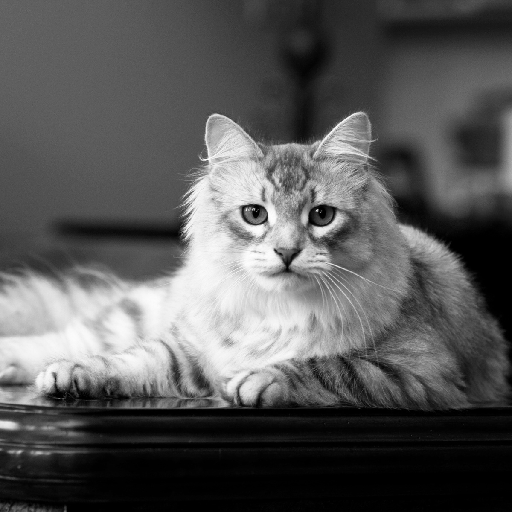
#> input picture modele_math/marvin_clean.png, 512 x 512 px
$ jupyter execute --allow-errors filtrage.ipynb
#> lines starting #> are read from the running program, lines starting #| are printed output that depends on the picture; after the words box and inside, x2 and y2 are one past the last pixel; in counts of white or black regions, pixels touching at a corner belong together
[cell 1]
import matplotlib.pyplot as plt
import numpy as np

# Section 1

[cell 2]
quality = 200 # mettre à 500 à la fin

#> (a cell that did not finish here is left out)

#> (a cell that did not finish here is left out)

#> (a cell that did not finish here is left out)

# Section 2

[cell 6]
marvin = plt.imread('marvin_clean.png')
#> marvin is the input picture: shape (512, 512) float32; min 0, max 1, mean 0.346
Marvin = np.fft.fft2(marvin) # compute fft2
Marvin = np.fft.fftshift(Marvin) # shift fft2

plt.figure(figsize=[10, 4])

plt.subplot(1,2,1)
im1 = plt.imshow(marvin, cmap='gray')
plt.title("Image de Marvin originale")
plt.xlabel("Pixels en x")
plt.ylabel("Pixels en y")
cb1 = plt.colorbar(im1)
cb1.set_label('Intensité')

plt.subplot(1,2,2)
im2 = plt.imshow(np.log(np.abs(Marvin)))
plt.title("Transformée de Fourier de Marvin")
plt.xlabel(r"Fréquence spatiale en x (pixel$^{-1}$)")
plt.ylabel(r"Fréquence spatiale en y (pixel$^{-1}$)")
cb2 = plt.colorbar(im2)
cb2.set_label('Contenu fréquentiel (échelle log 10)')

plt.tight_layout()
plt.savefig("marvin_og", dpi = quality)
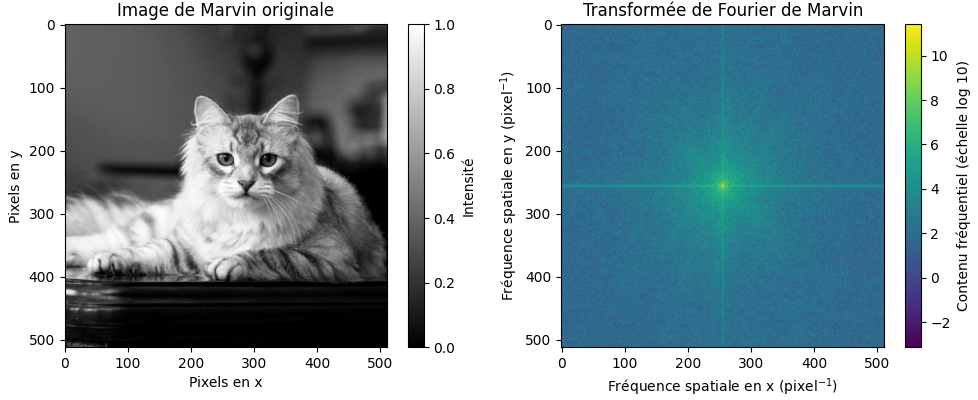
#> figure drawn by matplotlib, 4 panels

[cell 7]
def top_hat(fc):
#> called with fc = 50
    w = np.ones(marvin.shape)
    for i in range(w.shape[0]):
        for j in range(w.shape[1]):
            r2 = (i-511/2)**2 + (j-511/2)**2
            if r2 > fc**2:
                w[i,j] = 0
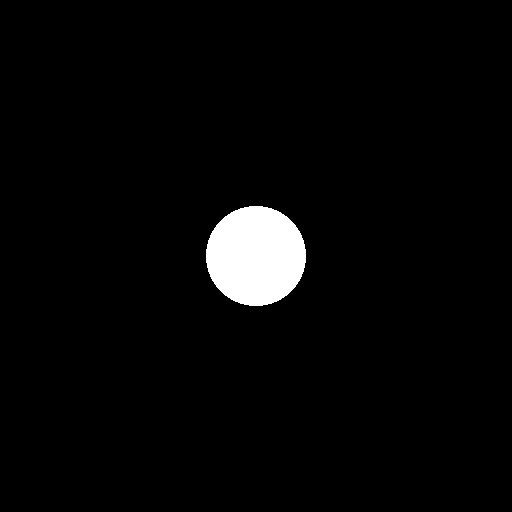
#> w: shape (512, 512) float64; values 0 (black) and 1 (white), 3% white; 1 white region, box (x1, y1, x2, y2) and area: (206, 206, 306, 306) 7860

    Marvin_filtered = Marvin*w

    plt.figure(figsize=[9,7])

    plt.subplot(2,2,1)
    im1 = plt.imshow(w)
    plt.title(r"Filtre passe-bas top-hat $f_c = $"+f"{fc}")
    plt.xlabel(r"Fréquence spatiale en x (pixel$^{-1}$)")
    plt.ylabel(r"Fréquence spatiale en y (pixel$^{-1}$)")
    cb1 = plt.colorbar(im1)
    cb1.set_label('Contenu fréquentiel')

    plt.subplot(2,2,2)
    im2 = plt.imshow(np.log(np.abs(Marvin))*w)
    plt.title("Transformée de Fourier de Marvin avec\nfiltre "+r"passe-bas top-hat $f_c = $"+f"{fc}")
    plt.xlabel(r"Fréquence spatiale en x (pixel$^{-1}$)")
    plt.ylabel(r"Fréquence spatiale en y (pixel$^{-1}$)")
    cb2 = plt.colorbar(im2)
    cb2.set_label('Contenu fréquentiel (échelle log 10)')

    Marvin_filtered_unshifted = np.fft.fftshift(Marvin_filtered)  # Unshift
    marvin_filtered = np.fft.ifft2(Marvin_filtered_unshifted).real
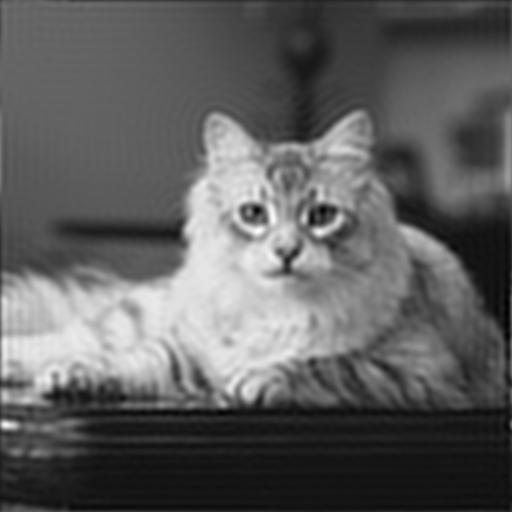
#> marvin_filtered: shape (512, 512) float64; min -0.0899, max 1.08, mean 0.346; drawn with min black and max white

    plt.subplot(2,2,3)
    im3 = plt.imshow(marvin_filtered, cmap='gray')
    plt.title("Image de Marvin filtrée")
    plt.xlabel("Pixels en x")
    plt.ylabel("Pixels en y")
    cb3 = plt.colorbar(im3)
    cb3.set_label('Intensité')

    plt.subplot(2,2,4)
    im4 = plt.imshow(marvin_filtered[60:210, 140:290], cmap='gray')
    plt.title("Zoom sur l'oreille de Marvin après filtre")
    plt.xlabel("Pixels en x")
    plt.ylabel("Pixels en y")
    cb4 = plt.colorbar(im4)
    cb4.set_label('Intensité')

    plt.tight_layout()
    plt.savefig(f"marvin_post_filter_fc_{fc}", dpi = quality)

[cell 8]
top_hat(50)
top_hat(75)
#> call 2 of top_hat, with fc = 75
#> after the loop in top_hat (call 2), `for i in range(w.shape[0]):`:
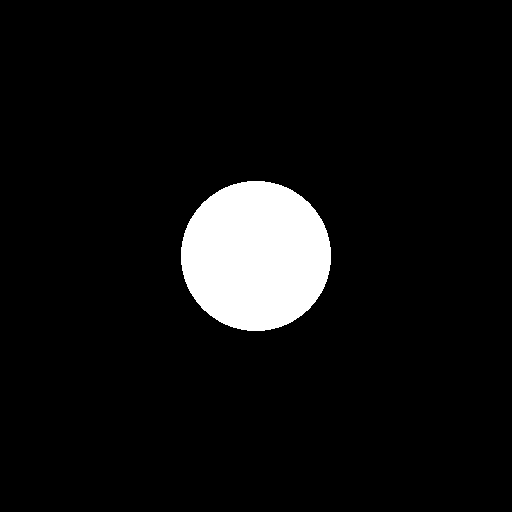
#> w: shape (512, 512) float64; values 0 (black) and 1 (white), 6.7% white; 1 white region, box (x1, y1, x2, y2) and area: (181, 181, 331, 331) 17692
top_hat(100)
#> call 3 of top_hat, with fc = 100
#> after the loop in top_hat (call 3), `for i in range(w.shape[0]):`:
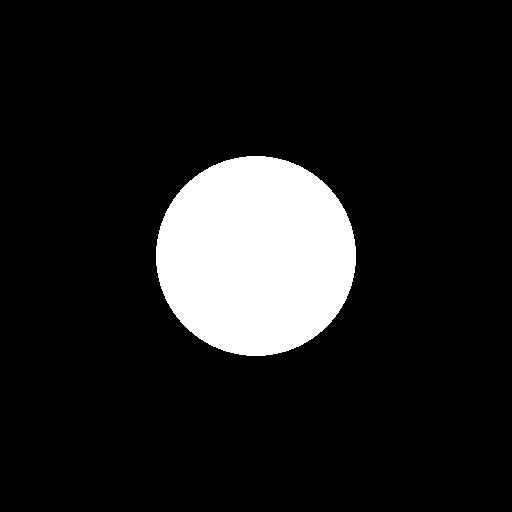
#> w: shape (512, 512) float64; values 0 (black) and 1 (white), 12% white; 1 white region, box (x1, y1, x2, y2) and area: (156, 156, 356, 356) 31428
#> in top_hat (call 3), `plt.savefig(f"marvin_post_filter_fc_{fc}", dpi = quality)`:
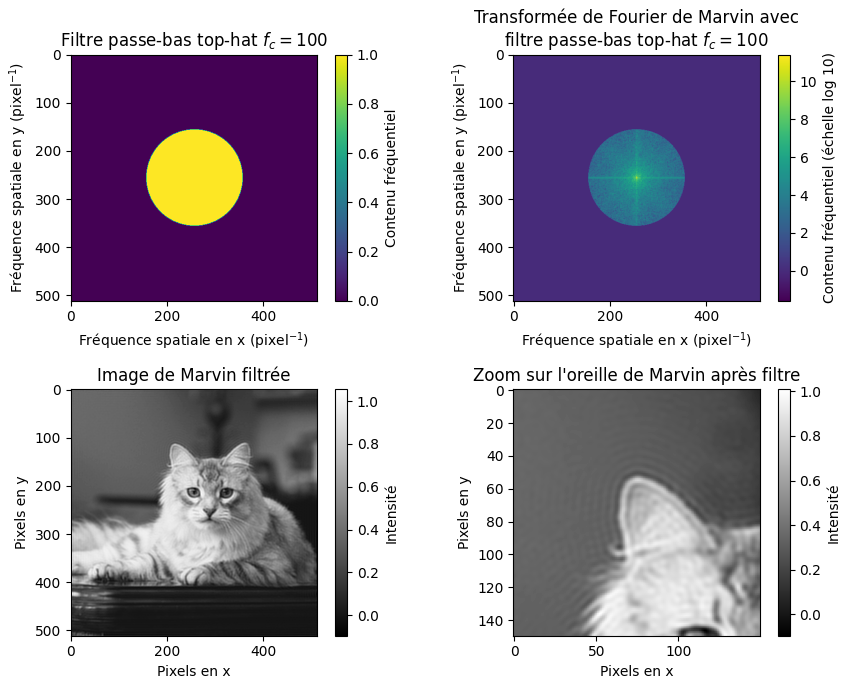
#> figure drawn by matplotlib, 8 panels

# Section 3

[cell 9]
marvin = plt.imread('marvin_clean.png')
Marvin = np.fft.fftshift(np.fft.fft2(marvin))  # Perform 2D FFT and shift

# Creation of Gaussian window
w = np.zeros(marvin.shape)
fc = 50  # Cutoff frequency
center = np.array([marvin.shape[0] / 2, marvin.shape[1] / 2])  # Center of the image
#> center = [256, 256]

for i in range(w.shape[0]):
    for j in range(w.shape[1]):
        # Calculate distance from the center
        r2 = (i - center[0])**2 + (j - center[1])**2
        # Gaussian filter function
        w[i, j] = np.exp(-r2 / (2 * fc**2))
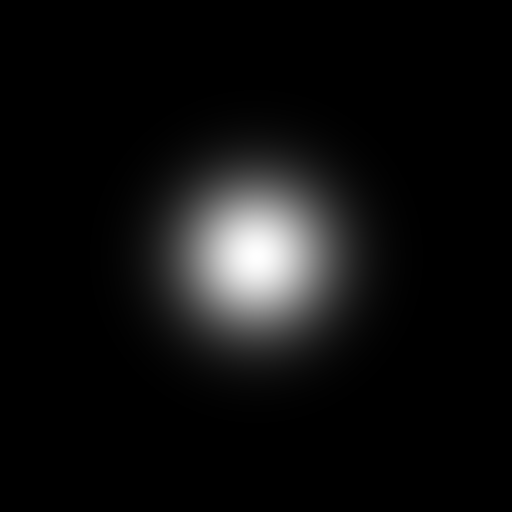
#> w: shape (512, 512) float64; min 4.12e-12, max 1, mean 0.0599

# Apply Gaussian filter to the 2D FFT of the image
Marvin_filtered = Marvin * w

plt.figure(figsize=[9,7])

plt.subplot(2,2,1)
im1 = plt.imshow(w)
plt.title(r"Filtre gaussien $f_c = $"+f"{fc}")
plt.xlabel(r"Fréquence spatiale en x (pixel$^{-1}$)")
plt.ylabel(r"Fréquence spatiale en y (pixel$^{-1}$)")
cb1 = plt.colorbar(im1)
cb1.set_label('Contenu fréquentiel')

plt.subplot(2,2,2)
im2 = plt.imshow(np.log(np.abs(Marvin))*w)
plt.title("Transformée de Fourier de Marvin\navec filtre "+r"gaussien $f_c = $"+f"{fc}")
plt.xlabel(r"Fréquence spatiale en x (pixel$^{-1}$)")
plt.ylabel(r"Fréquence spatiale en y (pixel$^{-1}$)")
cb2 = plt.colorbar(im2)
cb2.set_label('Contenu fréquentiel (échelle log 10)')

Marvin_filtered_unshifted = np.fft.fftshift(Marvin_filtered)  # Unshift
marvin_filtered = np.fft.ifft2(Marvin_filtered_unshifted).real

plt.subplot(2,2,3)
im3 = plt.imshow(marvin_filtered, cmap='gray')
plt.title("Image de Marvin filtrée")
plt.xlabel("Pixels en x")
plt.ylabel("Pixels en y")
cb3 = plt.colorbar(im3)
cb3.set_label('Intensité')

plt.subplot(2,2,4)
im4 = plt.imshow(marvin_filtered[60:210, 140:290], cmap='gray')
plt.title("Zoom sur l'oreille de Marvin après filtre")
plt.xlabel("Pixels en x")
plt.ylabel("Pixels en y")
cb4 = plt.colorbar(im4)
cb4.set_label('Intensité')

plt.tight_layout()
plt.savefig(f"marvin_gauss_fc_{fc}", dpi = quality)
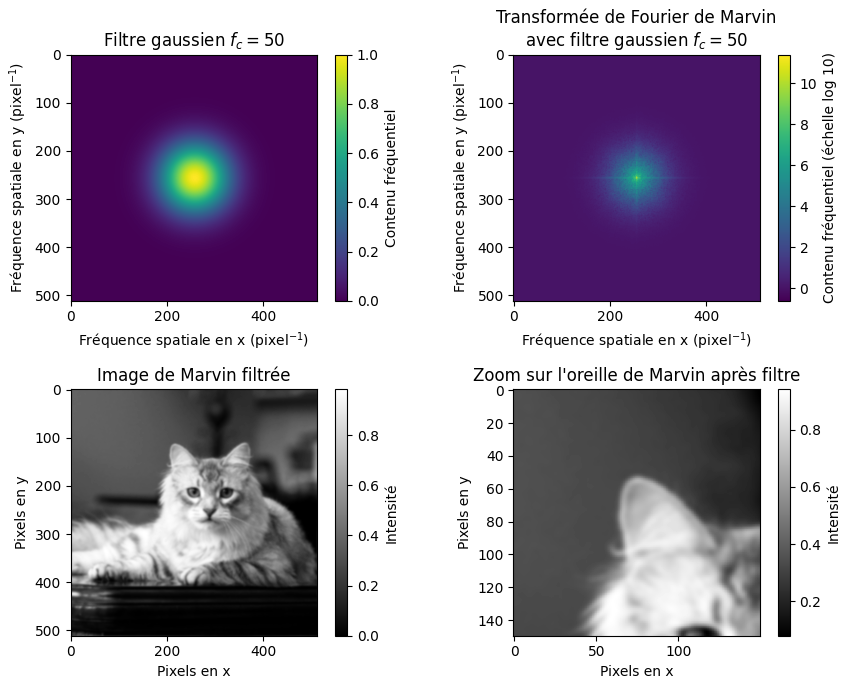
#> figure drawn by matplotlib, 8 panels

[cell 10]
x = np.linspace(-40,40,1000)
sinc = np.sin(x)/x

plt.plot(x, sinc)
plt.xlabel("x")
plt.ylabel("sinc(x)")
plt.savefig("sinc", dpi = 200)
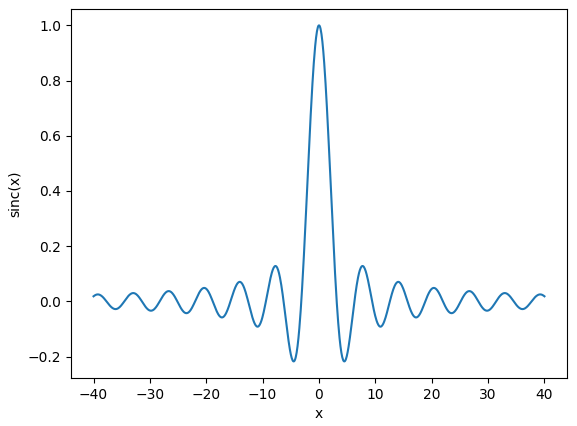
#> figure drawn by matplotlib, 1 panel; curve peaks at x = -0.04, y = 1

[cell 11]
ouverture_iris = [1, 2, 3, 4, 5, 7, 9, 16, 25]
freq_coupure = [1.25, 3.33, 5.88, 6.67, 6.67, 6.67, 10, 16.67, 26]

[cell 12]
plt.scatter(ouverture_iris, freq_coupure)
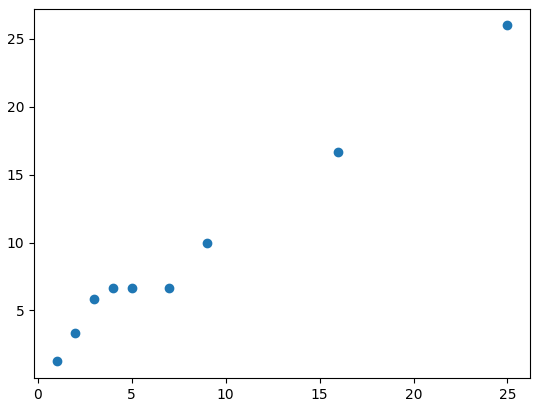
#> figure drawn by matplotlib, 1 panel
